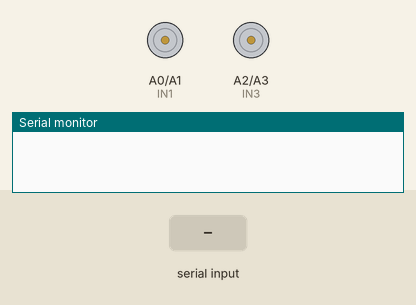
Recording of a sketch running on a simulated Arduino Uno, built with avr-gcc and run on an emulated ATmega328P. On the bench: motor-driver pin pairs drawn as motors (green arrow = first pin HIGH = forward, orange = second pin HIGH = backward, longer = more drive, scaled by the enable pin), the last lines printed to the serial monitor. The inputs (shaded band) are chosen by the test bench.

Above: at 1.2 s.
1.3 s: byte 102 (FORWARD) received over Serial
At 2.7 s:
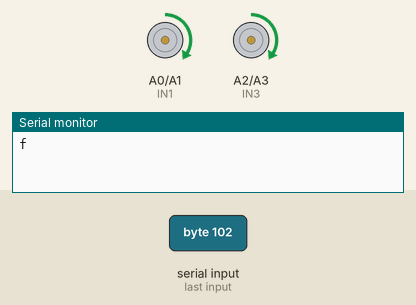
3.0 s: byte 108 (LEFT) received over Serial
At 3.5 s:
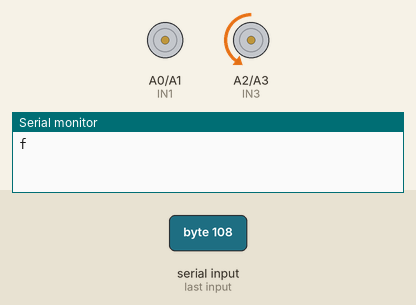
4.5 s: byte 114 (RIGHT) received over Serial
At 5.7 s:
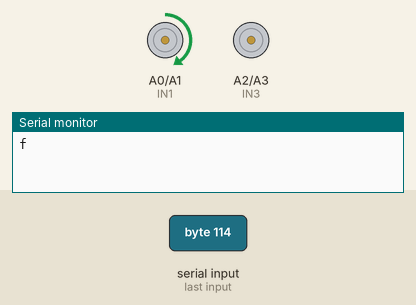
6.0 s: byte 98 (BACK) received over Serial
At 7.0 s:
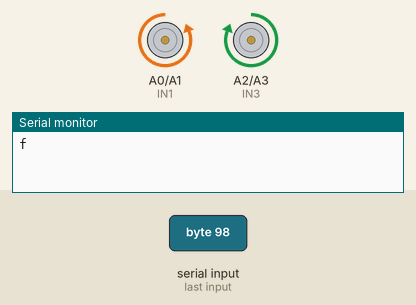
7.5 s: byte 115 (STOP) received over Serial
At 8.1 s:
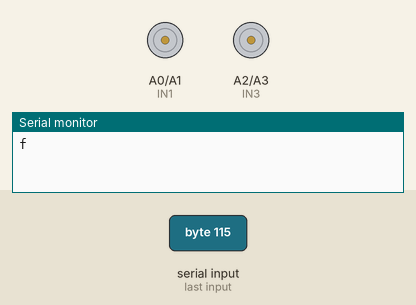
Timing chart, 0 to 10.0 s (numbered marks = the images above; inputs shaded):
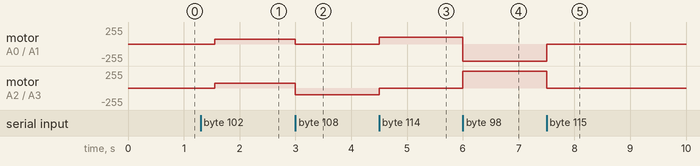

Measured:
- after the input at 1.3 s, motor on A0 (IN1) / A1 (IN2), motor on A2 (IN3) / A3 (IN4): stopped → forward 75/255 after 0.25 s
- after the input at 3.0 s, motor on A0 (IN1) / A1 (IN2): forward 75/255 → stopped at once; motor on A2 (IN3) / A3 (IN4): forward 75/255 → backward 100/255 at once
- after the input at 4.5 s, motor on A0 (IN1) / A1 (IN2): stopped → forward 100/255 at once; motor on A2 (IN3) / A3 (IN4): backward 100/255 → stopped at once
- after the input at 6.0 s, motor on A0 (IN1) / A1 (IN2): forward 100/255 → backward 255/255 at once; motor on A2 (IN3) / A3 (IN4): stopped → forward 255/255 at once
- after the input at 7.5 s, motor on A0 (IN1) / A1 (IN2): backward 255/255 → stopped at once; motor on A2 (IN3) / A3 (IN4): forward 255/255 → stopped at once

The sketch:

firmware.ino
```cpp
#define IN1 A0
#define IN2 A1

#define IN3 A2
#define IN4 A3

#define ENA 5
#define ENB 6

#define DL 7
#define DR 8

#define BLUETOOTH

void setup() {
  Serial.begin(9600);
  pinMode(IN1, OUTPUT);
  pinMode(IN2, OUTPUT);
  pinMode(IN3, OUTPUT);
  pinMode(IN4, OUTPUT);
  pinMode(ENA, OUTPUT);
  pinMode(ENB, OUTPUT);
  pinMode(DL, INPUT);
  pinMode(DR, INPUT);

  digitalWrite(ENA, HIGH);
  digitalWrite(ENB, HIGH);
}

void Back() {
  digitalWrite(ENA, HIGH);
  digitalWrite(ENB, HIGH);
  digitalWrite(IN1, LOW);

  digitalWrite(IN2, HIGH);
  digitalWrite(IN3, HIGH);

  digitalWrite(IN4, LOW);
}

bool isForwarding = false;

void Forward() {
  if(isForwarding) return;
  isForwarding = true;
  digitalWrite(IN1, LOW);

  digitalWrite(IN2, LOW);
  digitalWrite(IN3, LOW);

  digitalWrite(IN4, LOW);

  delay(250);
  analogWrite(ENA, 75);
  analogWrite(ENB, 75);

  digitalWrite(IN1, HIGH);

  digitalWrite(IN2, LOW);
  digitalWrite(IN3, HIGH);

  digitalWrite(IN4, LOW);
}

void Stop() {
  isForwarding = false;
  digitalWrite(IN1, LOW);

  digitalWrite(IN2, LOW);
  digitalWrite(IN3, LOW);

  digitalWrite(IN4, LOW);
}

void PrepareForTurn() {
  isForwarding = false;
  analogWrite(ENA, 100);
  analogWrite(ENB, 100);
}

void Right() {
  PrepareForTurn();
  digitalWrite(IN1, HIGH);

  digitalWrite(IN2, LOW);
  digitalWrite(IN3, LOW);

  digitalWrite(IN4, LOW);
}

void Left() {
  PrepareForTurn();
  digitalWrite(IN1, LOW);

  digitalWrite(IN2, LOW);
  digitalWrite(IN3, LOW);

  digitalWrite(IN4, HIGH);
}

#ifdef BLUETOOTH
enum action {LEFT='l', RIGHT='r', FORWARD='f', BACK='b', STOP='s'};
#else
enum action {LEFT=0x0, RIGHT=0x1, FORWARD=0x2, BACK=0x3, STOP=0x4};
#endif

void loop() {
  //Serial.write(0xC);
  while (Serial.available()) {
    #ifdef BLUETOOTH
    char val = Serial.read();
    #else
    byte val = Serial.read();
    #endif
    switch (val) {
      case LEFT:
        Left();
        break;
      case RIGHT:
        Right();
        break;
      case FORWARD:
        Forward();
        Serial.write(val);
        break;
      case BACK:
        Back();
        break;
      case STOP:
        Stop();
        break;
      default:
        //Stop();
        break;
    }
  }
}
```
